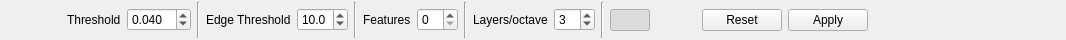
<?xml version="1.0" encoding="UTF-8"?>
<ui version="4.0">
 <class>barFeaturesSift</class>
 <widget class="QWidget" name="barFeaturesSift">
  <property name="enabled">
   <bool>true</bool>
  </property>
  <property name="geometry">
   <rect>
    <x>0</x>
    <y>0</y>
    <width>1066</width>
    <height>40</height>
   </rect>
  </property>
  <property name="sizePolicy">
   <sizepolicy hsizetype="Expanding" vsizetype="Preferred">
    <horstretch>0</horstretch>
    <verstretch>0</verstretch>
   </sizepolicy>
  </property>
  <property name="minimumSize">
   <size>
    <width>0</width>
    <height>40</height>
   </size>
  </property>
  <property name="maximumSize">
   <size>
    <width>16777215</width>
    <height>40</height>
   </size>
  </property>
  <property name="windowTitle">
   <string>SIFT Parameters Toolbar</string>
  </property>
  <layout class="QHBoxLayout" name="horizontalLayout_2">
   <property name="topMargin">
    <number>2</number>
   </property>
   <property name="rightMargin">
    <number>4</number>
   </property>
   <property name="bottomMargin">
    <number>2</number>
   </property>
   <item>
    <widget class="QLabel" name="label">
     <property name="minimumSize">
      <size>
       <width>24</width>
       <height>24</height>
      </size>
     </property>
     <property name="maximumSize">
      <size>
       <width>24</width>
       <height>24</height>
      </size>
     </property>
     <property name="text">
      <string/>
     </property>
     <property name="pixmap">
      <pixmap>icons/Sift.png</pixmap>
     </property>
     <property name="scaledContents">
      <bool>true</bool>
     </property>
    </widget>
   </item>
   <item>
    <widget class="QFrame" name="frame_9">
     <property name="sizePolicy">
      <sizepolicy hsizetype="Fixed" vsizetype="Preferred">
       <horstretch>0</horstretch>
       <verstretch>0</verstretch>
      </sizepolicy>
     </property>
     <property name="minimumSize">
      <size>
       <width>20</width>
       <height>0</height>
      </size>
     </property>
     <property name="maximumSize">
      <size>
       <width>20</width>
       <height>16777215</height>
      </size>
     </property>
    </widget>
   </item>
   <item>
    <widget class="QLabel" name="label_6">
     <property name="text">
      <string>Threshold</string>
     </property>
     <property name="buddy">
      <cstring>uiDoubleSpinBoxThreshold</cstring>
     </property>
    </widget>
   </item>
   <item>
    <widget class="QDoubleSpinBox" name="uiDoubleSpinBoxThreshold">
     <property name="decimals">
      <number>3</number>
     </property>
     <property name="minimum">
      <double>0.001000000000000</double>
     </property>
     <property name="maximum">
      <double>10.000000000000000</double>
     </property>
     <property name="singleStep">
      <double>0.010000000000000</double>
     </property>
     <property name="value">
      <double>0.040000000000000</double>
     </property>
    </widget>
   </item>
   <item>
    <widget class="Line" name="line_2">
     <property name="orientation">
      <enum>Qt::Vertical</enum>
     </property>
    </widget>
   </item>
   <item>
    <widget class="QLabel" name="label_5">
     <property name="text">
      <string>Edge Threshold</string>
     </property>
     <property name="buddy">
      <cstring>uiDoubleSpinBoxEdgeThreshold</cstring>
     </property>
    </widget>
   </item>
   <item>
    <widget class="QDoubleSpinBox" name="uiDoubleSpinBoxEdgeThreshold">
     <property name="decimals">
      <number>1</number>
     </property>
     <property name="minimum">
      <double>1.000000000000000</double>
     </property>
     <property name="maximum">
      <double>99.900000000000006</double>
     </property>
     <property name="singleStep">
      <double>0.100000000000000</double>
     </property>
     <property name="value">
      <double>10.000000000000000</double>
     </property>
    </widget>
   </item>
   <item>
    <widget class="Line" name="line">
     <property name="orientation">
      <enum>Qt::Vertical</enum>
     </property>
    </widget>
   </item>
   <item>
    <widget class="QLabel" name="label_7">
     <property name="text">
      <string>Features</string>
     </property>
     <property name="buddy">
      <cstring>uiSpinBoxFeatures</cstring>
     </property>
    </widget>
   </item>
   <item>
    <widget class="QSpinBox" name="uiSpinBoxFeatures">
     <property name="minimum">
      <number>0</number>
     </property>
     <property name="value">
      <number>0</number>
     </property>
    </widget>
   </item>
   <item>
    <widget class="Line" name="line_4">
     <property name="orientation">
      <enum>Qt::Vertical</enum>
     </property>
    </widget>
   </item>
   <item>
    <widget class="QLabel" name="label_8">
     <property name="text">
      <string>Layers/octave</string>
     </property>
     <property name="buddy">
      <cstring>uiSpinBoxLayers</cstring>
     </property>
    </widget>
   </item>
   <item>
    <widget class="QSpinBox" name="uiSpinBoxLayers">
     <property name="minimum">
      <number>1</number>
     </property>
     <property name="value">
      <number>3</number>
     </property>
    </widget>
   </item>
   <item>
    <widget class="Line" name="line_3">
     <property name="orientation">
      <enum>Qt::Vertical</enum>
     </property>
    </widget>
   </item>
   <item>
    <widget class="QPushButton" name="uiPushButtonShowOrientation">
     <property name="toolTip">
      <string>Show Orientation</string>
     </property>
     <property name="text">
      <string/>
     </property>
     <property name="icon">
      <iconset>
       <normaloff>icons/draw-donut.svg</normaloff>icons/draw-donut.svg</iconset>
     </property>
     <property name="iconSize">
      <size>
       <width>24</width>
       <height>24</height>
      </size>
     </property>
     <property name="checkable">
      <bool>true</bool>
     </property>
     <property name="checked">
      <bool>true</bool>
     </property>
    </widget>
   </item>
   <item>
    <widget class="QFrame" name="frame_8">
     <property name="sizePolicy">
      <sizepolicy hsizetype="Fixed" vsizetype="Preferred">
       <horstretch>0</horstretch>
       <verstretch>0</verstretch>
      </sizepolicy>
     </property>
     <property name="minimumSize">
      <size>
       <width>40</width>
       <height>0</height>
      </size>
     </property>
     <property name="maximumSize">
      <size>
       <width>40</width>
       <height>16777215</height>
      </size>
     </property>
     <property name="frameShape">
      <enum>QFrame::NoFrame</enum>
     </property>
     <property name="frameShadow">
      <enum>QFrame::Raised</enum>
     </property>
    </widget>
   </item>
   <item>
    <widget class="QDialogButtonBox" name="uiButtonBox">
     <property name="sizePolicy">
      <sizepolicy hsizetype="Fixed" vsizetype="Fixed">
       <horstretch>0</horstretch>
       <verstretch>0</verstretch>
      </sizepolicy>
     </property>
     <property name="standardButtons">
      <set>QDialogButtonBox::Apply|QDialogButtonBox::Reset</set>
     </property>
    </widget>
   </item>
   <item>
    <spacer name="horizontalSpacer_2">
     <property name="orientation">
      <enum>Qt::Horizontal</enum>
     </property>
     <property name="sizeHint" stdset="0">
      <size>
       <width>15</width>
       <height>20</height>
      </size>
     </property>
    </spacer>
   </item>
  </layout>
 </widget>
 <tabstops>
  <tabstop>uiDoubleSpinBoxThreshold</tabstop>
  <tabstop>uiDoubleSpinBoxEdgeThreshold</tabstop>
  <tabstop>uiSpinBoxFeatures</tabstop>
  <tabstop>uiSpinBoxLayers</tabstop>
  <tabstop>uiPushButtonShowOrientation</tabstop>
 </tabstops>
 <resources/>
 <connections/>
</ui>
